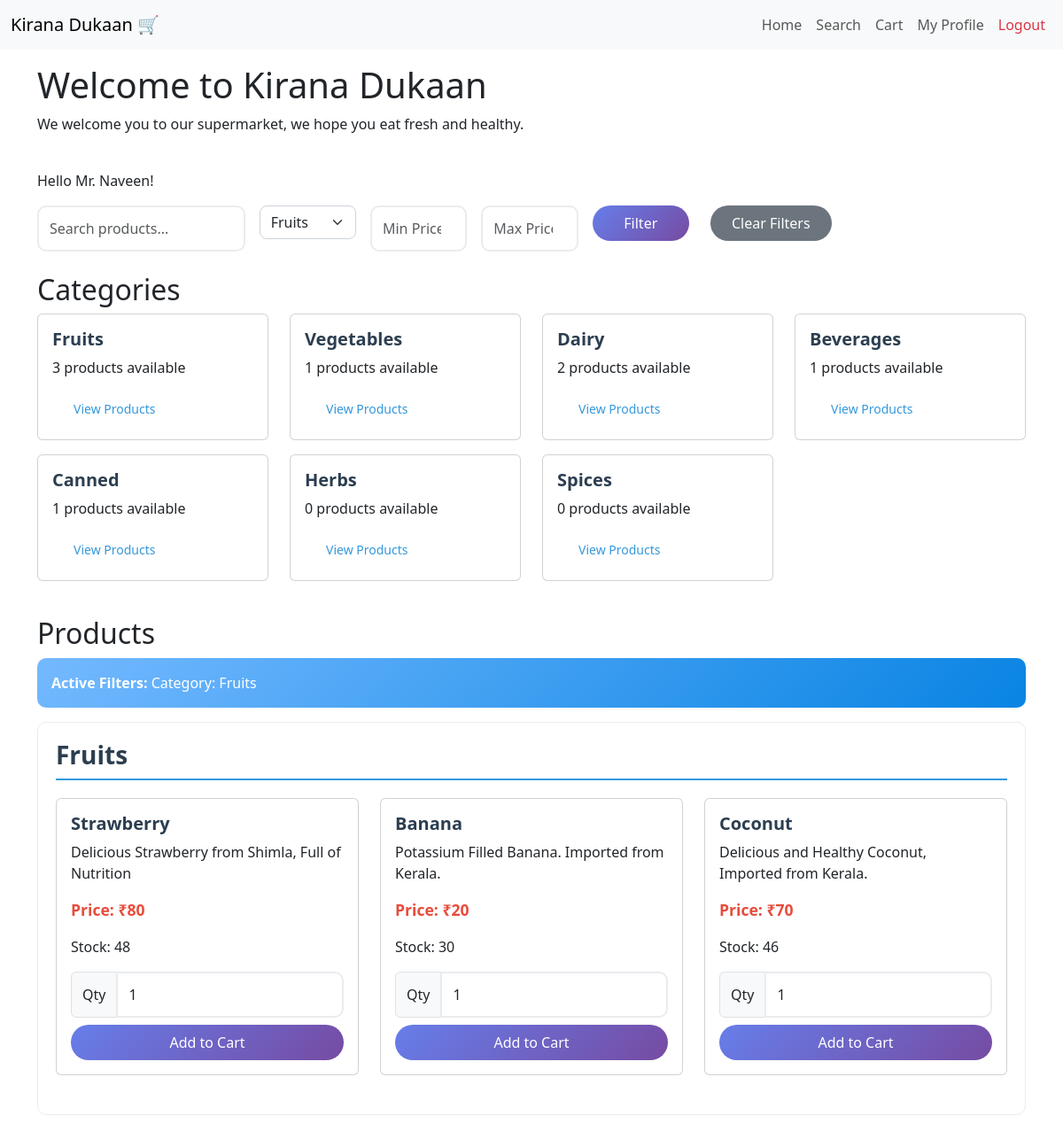
Screenshot of /?category=1 (signed in) with the database file from the repository.
### models.py (models this page shows, shortened)
class User(db.Model):
    id = db.Column(db.Integer, primary_key=True)
    username = db.Column(db.String(32), unique=True)
    passhash = db.Column(db.String(256), nullable=False)
    name = db.Column(db.String(64), nullable=True)
    email = db.Column(db.String(120), unique=True, nullable=True)
    is_admin = db.Column(db.Boolean, nullable=False, default=False)
    transactions = db.relationship('Transaction', backref='user', lazy=True)

class Category(db.Model):
    id = db.Column(db.Integer, primary_key=True)
    name = db.Column(db.String(32), unique=True)
    products = db.relationship('Product', backref='category', lazy=True)

class Product(db.Model):
    id = db.Column(db.Integer, primary_key=True)
    name = db.Column(db.String(64), nullable=False)
    price = db.Column(db.Integer, nullable=False)
    description = db.Column(db.String(256), nullable=False)
    category_id = db.Column(db.Integer, db.ForeignKey('category.id'), nullable=False)
    quantity = db.Column(db.Integer, nullable=False)
    man_date = db.Column(db.Date, nullable=False)
    cart_items = db.relationship('Cart', backref='product', lazy=True)
    orders = db.relationship('Order', backref='product', lazy=True)

### routes.py (the view)
@main.route('/')
def index():
    if 'user_id' in session:
        user = User.query.get(session['user_id'])
        if user and user.is_admin:
            return redirect(url_for('main.admin'))
        categories = Category.query.all()
        query = request.args.get('q', '')
        category_filter = request.args.get('category', '')
        min_price = request.args.get('min_price', '')
        max_price = request.args.get('max_price', '')
        products_query = Product.query
        if query:
            products_query = products_query.filter(
                (Product.name.contains(query)) | (Product.description.contains(query))
            )
        if category_filter:
            products_query = products_query.filter(Product.category_id == category_filter)
        if min_price:
            try:
                min_price_val = float(min_price)
                products_query = products_query.filter(Product.price >= min_price_val)
            except ValueError:
                pass
        if max_price:
            try:
                max_price_val = float(max_price)
                products_query = products_query.filter(Product.price <= max_price_val)
            except ValueError:
                pass
        products = products_query.all()
        products_by_category = {}
        for category in categories:
            category_products = [p for p in products if p.category_id == category.id]
            if category_products:  # Only include categories that have products
                products_by_category[category] = category_products
        return render_template("index.html", name=user.name, user=user, categories=categories, products_by_category=products_by_category, query=query, category_filter=category_filter, min_price=min_price, max_price=max_price)
    flash('Please log in to access the store.', 'warning')
    return redirect(url_for('main.login'))

### templates/index.html (shortened to what this page needs)
{% extends 'layout.html' %}
{% block content %}
    <h1>Welcome to Kirana Dukaan</h1>
    <p>We welcome you to our supermarket, we hope you eat fresh and healthy.</p>
    <br>
    <p>Hello Mr. {{ name }}!</p>
    <div class="row mb-4">
        <div class="col-md-8">
            <form method="get" action="{{ url_for('main.index') }}" class="row g-3">
                <div class="col-md-4">
                    <input type="text" class="form-control" name="q" placeholder="Search products..." value="{{ query }}">
                </div>
                <div class="col-md-2">
                    <select class="form-select" name="category">
                        {% for category in categories %}
                        <option value="{{ category.id }}" {% if category_filter == category.id|string %}selected{% endif %}>{{ category.name }}</option>
                        {% endfor %}
                    </select>
                </div>
                <div class="col-md-2">
                    <input type="number" class="form-control" name="min_price" placeholder="Min Price" value="{{ min_price }}" min="0" step="0.01">
                </div>
                <div class="col-md-2">
                    <input type="number" class="form-control" name="max_price" placeholder="Max Price" value="{{ max_price }}" min="0" step="0.01">
                </div>
                <div class="col-md-2">
                    <button class="btn btn-primary w-100" type="submit">Filter</button>
                </div>
            </form>
        </div>
        <div class="col-md-4">
            {% if query or category_filter or min_price or max_price %}
            <a href="{{ url_for('main.index') }}" class="btn btn-secondary">Clear Filters</a>
            {% endif %}
        </div>
    </div>
    <h2>Categories</h2>
    <div class="row mb-4">
        {% for category in categories %}
        <div class="col-md-3 mb-3">
            <div class="card">
                <div class="card-body">
                    <h5 class="card-title">{{ category.name }}</h5>
                    <p class="card-text">{{ category.products|length }} products available</p>
                    <a href="{{ url_for('main.index', category=category.id) }}" class="btn btn-outline-primary btn-sm">View Products</a>
                </div>
            </div>
        </div>
        {% endfor %}
    </div>
    <h2 class="mt-4">Products</h2>
    {% if query or category_filter or min_price or max_price %}
        <div class="alert alert-info">
            <strong>Active Filters:</strong>
            {% if category_filter %}
                {% for cat in categories %}
                    {% if cat.id|string == category_filter %}Category: {{ cat.name }}{% endif %}
                {% endfor %}
            {% endif %}
        </div>
    {% endif %}
    {% if products_by_category %}
        {% for category, products in products_by_category.items() %}
        <div class="category-section mb-5">
            <h3 class="category-title">{{ category.name }}</h3>
            <div class="row">
                {% for product in products %}
                <div class="col-md-4 mb-4">
                    <div class="card h-100">
                        <div class="card-body d-flex flex-column">
                            <h5 class="card-title">{{ product.name }}</h5>
                            <p class="card-text">{{ product.description }}</p>
                            <p class="card-text"><strong>Price: ₹{{ product.price }}</strong></p>
                            <p class="card-text">Stock: {{ product.quantity }}</p>
                            <form action="{{ url_for('main.add_to_cart', product_id=product.id) }}" method="post" class="mt-auto">
                                <div class="input-group mb-2">
                                    <span class="input-group-text">Qty</span>
                                    <input type="number" class="form-control" name="quantity" value="1" min="1" max="{{ product.quantity }}">
                                </div>
                                <button type="submit" class="btn btn-primary w-100" {% if product.quantity == 0 %}disabled{% endif %}>
                                    {% if product.quantity == 0 %}Out of Stock{% else %}Add to Cart{% endif %}
                                </button>
                            </form>
                        </div>
                    </div>
                </div>
                {% endfor %}
            </div>
        </div>
        {% endfor %}
    {% else %}
        <div class="alert alert-warning">
            <h4>No products found</h4>
            <p>Try adjusting your search criteria or <a href="{{ url_for('main.index') }}">clear all filters</a>.</p>
        </div>
    {% endif %}
{% endblock %}

### static/css/custom.css (style rules this page uses)
.category-section { border: 1px solid #e9ecef; border-radius: 10px; padding: 20px; margin-bottom: 30px; background: white; }
.category-title { color: #2c3e50; border-bottom: 2px solid #3498db; padding-bottom: 10px; margin-bottom: 20px; font-weight: 600; }
.form-select, .form-control { border-radius: 8px; border: 1px solid #ced4da; }
.alert { border-radius: 10px; border: none; }
.alert-info { background: linear-gradient(135deg, #74b9ff 0%, #0984e3 100%); color: white; }
.btn-primary { background: linear-gradient(135deg, #667eea 0%, #764ba2 100%); border: none; border-radius: 8px; font-weight: 500; transition: all 0.3s ease; }
.btn-outline-primary { border-color: #3498db; color: #3498db; border-radius: 8px; font-weight: 500; transition: all 0.3s ease; }
.card-body h5.card-title { color: #2c3e50; font-weight: 600; }
.card-text strong { color: #e74c3c; font-size: 1.1em; }
.btn { border-radius: 25px; font-weight: 500; padding: 0.5rem 1.5rem; transition: all 0.3s ease; border: none; }
.btn-primary { background: linear-gradient(135deg, #667eea 0%, #764ba2 100%); }
.form-control { border-radius: 10px; border: 2px solid #e9ecef; padding: 0.75rem; transition: border-color 0.3s ease, box-shadow 0.3s ease; }

### rows the page displays
User: name "Naveen"
Category: name "Fruits", products|length "3"
Category: name "Vegetables", products|length "1"
Category: name "Dairy", products|length "2"
Category: name "Beverages", products|length "1"
Category: name "Canned", products|length "1"
Category: name "Herbs", products|length "0"
Category: name "Spices", products|length "0"
Product: name "Strawberry", description "Delicious Strawberry from Shimla, Full of Nutrition", price "80", quantity "48", shows "Add to Cart"
Product: name "Banana", description "Potassium Filled Banana. Imported from Kerala.", price "20", quantity "30", shows "Add to Cart"
Product: name "Coconut", description "Delicious and Healthy Coconut, Imported from Kerala.", price "70", quantity "46", shows "Add to Cart"

### other values shown
form field category "Fruits"
